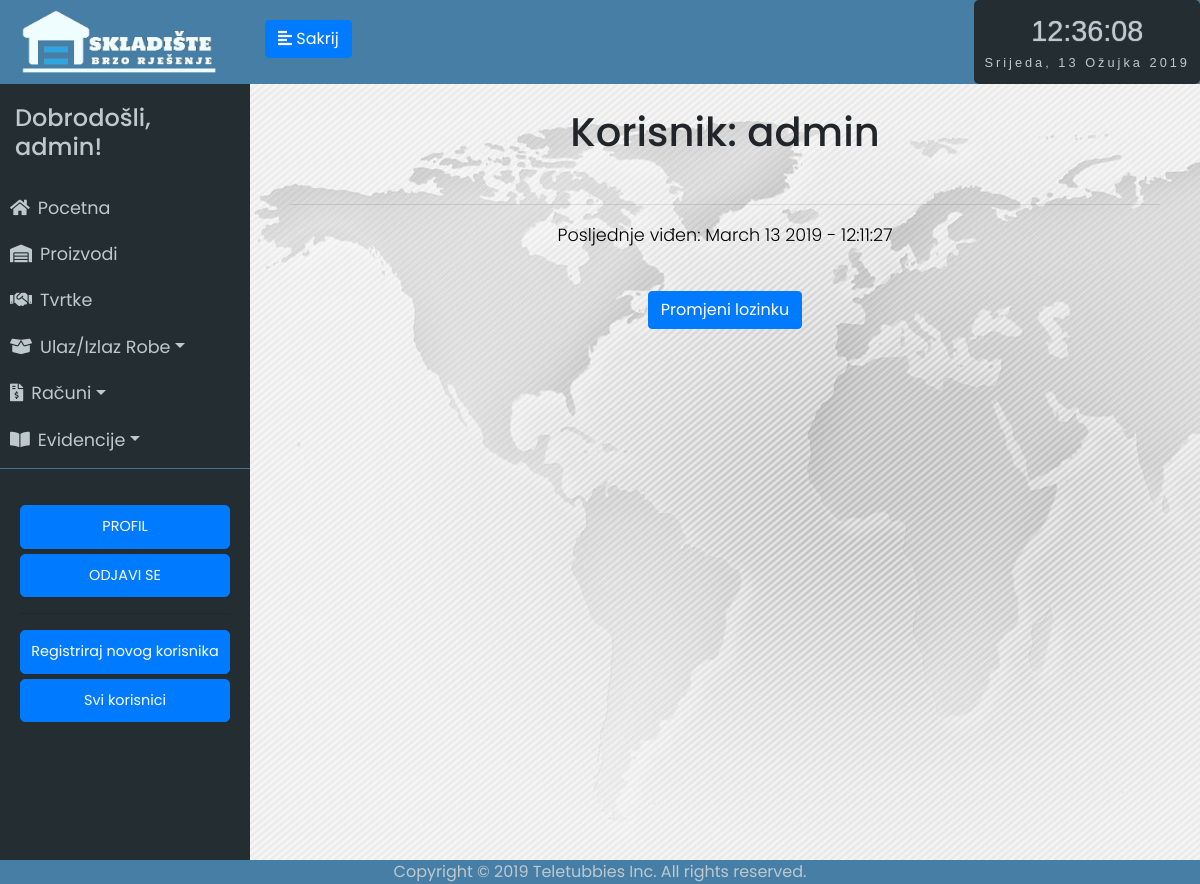
The page /user/admin (signed in) on the database as committed earlier.
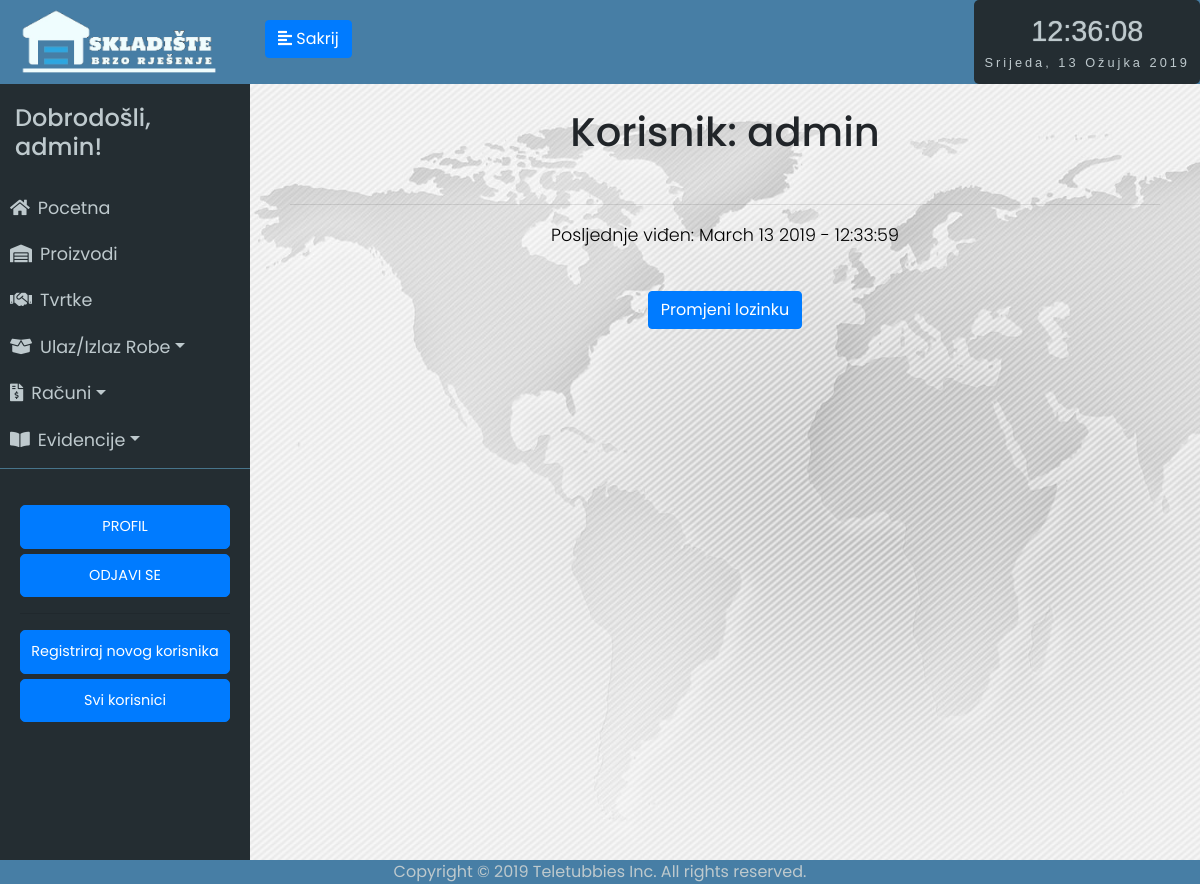
The same page on the database as committed later.
### app/models.py (models this page shows, shortened)
class User(UserMixin, db.Model):
	id = db.Column(db.Integer, primary_key=True)
	username = db.Column(db.String(64), index=True, unique=True)
	email = db.Column(db.String(120), index=True, unique=True)
	password_hash = db.Column(db.String(128))
	last_seen = db.Column(db.DateTime, default=datetime.utcnow)
	rank = db.Column(db.String(32))
	status = db.Column(db.String(32))
	evidencija = db.relationship('Evidencija', backref='user', lazy='dynamic')
	receipt = db.relationship('Receipt', backref='stornoUser', lazy='dynamic')

### app/routes.py (the view, shortened to what this page needs)
@app.route('/user/<username>', methods=['GET', 'POST'])
@login_required
def user(username):
	form = Deactivate()
	form2= SetRank()
	user = User.query.filter_by(username=username).first_or_404()
	if form2.submit2.data:
		if form2.validate_on_submit():
			user.rank=form2.rank.data
			db.session.add(user)
			db.session.commit()
	return render_template('user.html', user=user, form=form, form2=form2)

### app/models.py (called while the page is built)
@login.user_loader
def load_user(id):
	return User.query.get(int(id))

### app/routes.py (called while the page is built)
@app.before_request
def before_request():
	if current_user.is_authenticated:
		current_user.last_seen = datetime.utcnow()
		db.session.commit()

### app/templates/user.html (shortened to what this page needs)
{% extends "base.html" %}
{% block content %}
<div class="stanje-s">
    <h1>Korisnik: {{ user.username }}</h1><br>
    <hr>
    {% if user.last_seen %}<p>Posljednje viđen: {{ user.last_seen.strftime('%B %d %Y - %H:%M:%S') }}</p>{% endif %}<br>
    {%  if current_user.rank == "admin"%}
   		<button class="btn btn-primary" onclick="window.open('{{ url_for('edit_password', username=user.username) }}')">Promjeni lozinku</button>
    {% endif%}
</div>
{% endblock %}

### app/templates/base.html (shortened to what this page needs)
<html>
<head>
	<link rel="stylesheet" href="https://stackpath.bootstrapcdn.com/bootstrap/4.2.1/css/bootstrap.min.css" integrisha384-GJzZqFGwb1QTTN6wy59ffF1BuGJpLSa9DkKMp0DgiMDm4iYMj70gZWKYbI706tWS">
	<link href="../static/style.css" type="text/css" rel="stylesheet">
	<link rel="stylesheet" href="https://use.fontawesome.com/releases/v5.7.1/css/all.css">
</head>
<body onload="startTime()">
	<div class="wrapper">
	<nav id="sidebar">
		<div class="sidebar-header ">
			<img src="../static/logo5.png" style="width: 200px; height: auto;">
		</div>
		<ul class="list-unstyled components" id="navigation">
			<h4>Dobrodošli, {{ current_user.username }}!</h4>
			<li class="{% block index %}{% endblock %}">
				<a href="{{ url_for('index') }}"><i class="fas fa-home mr-2"></i>Pocetna</a>
			</li>
			<li class="{% block stanje_skladista %}{% endblock %}">
				<a href="{{ url_for('stanje_skladista1') }}"><i class="fas fa-warehouse mr-2"></i>Proizvodi</a>
			</li>
			<li class="{% block dobavljaci %}{% endblock %}">
				<a href="{{ url_for('tvrtke1') }}"><i class="fas fa-handshake mr-2"></i>Tvrtke</a>
			</li>
			<li class="{% block ulaz_izlaz %}{% endblock %}">
				<a href="#pageSubmenu2" data-toggle="collapse" aria-expanded="false" class="dropdown-toggle"><i class="fas fa-box-open mr-2"></i>Ulaz/Izlaz Robe</a>
			</li>
			<li class="{% block racuni %}{% endblock %}">
				<a href="#pageSubmenu3" data-toggle="collapse" aria-expanded="false" class="dropdown-toggle"><i class="fas fa-file-invoice-dollar mr-2"></i>Računi</a>
			</li>
			<li class="{% block evidencije %}{% endblock %}">
				<a href="#pageSubmenu" data-toggle="collapse" aria-expanded="false" class="dropdown-toggle"><i class="fas fa-book-open mr-2"></i>Evidencije</a>
			</li>
		</ul>
		<ul class="list-unstyled CTAs">
                <li>
                    <a href="{{ url_for('user', username=current_user.username) }}" class="btn btn-primary hover-plava">PROFIL</a>
                </li>
                <li>
                    <a href="{{ url_for('logout') }}" class="btn btn-primary hover-plava">ODJAVI SE</a>
                </li>
                {%  if current_user.rank == "admin"%}
                <hr>
                    <li>
                        <a href="{{ url_for('register') }}" class="btn btn-primary hover-plava">Registriraj novog korisnika</a>
                    </li>
                    <li>
                        <a href="{{ url_for('svi_korisnici1') }}" class="btn btn-primary hover-plava">Svi korisnici</a>
                    </li>
                {% endif %}
            </ul>
	</nav>
		<div class="tijelo">
	        <div class="plava-pozadina">
	        	<div class="d-flex bd-highlight">
	  				<div class="bd-highlight">
		            	<button type="button" id="sidebarCollapse" class="btn btn-primary">
			                <i class="fas fa-align-left"></i>
			                <span class="sakrij-tipku"></span>
		            	</button>
		            </div>
	  				<div class="ml-auto bd-highlight">
	  					<div id="clockdate">
		  					<div class="clockdate-wrapper">
		    					<div id="clock"></div>
		    					<div id="date"></div>
		  					</div>
						</div>
					</div>
				</div>
	    	</div>
			<div class="plavo">
			{% block content %}
			{% endblock %}
			</div>
		</div>
<footer>Copyright © 2019 Teletubbies Inc. All rights reserved.</footer>
</body>
</html>

### app/static/style.css (style rules this page uses)
body { font-family: 'Poppins', sans-serif; background: #fafafa; }
p { font-family: 'Poppins', sans-serif; font-size: 1.1em; font-weight: 300; line-height: 1.7em; color: black; }
h4 { padding: 15px; }
.wrapper { display: flex; width: 100%; align-items: stretch; }
a, a:hover, a:focus { color: inherit; text-decoration: none; transition: all 0.3s; }
#sidebar { min-width: 250px; max-width: 250px; min-height: 100vh; background: #242d32; color: #bec9cd; transition: all 0.3s; }
#sidebarCollapse { margin-top: 20px; margin-left: 15px; }
#sidebar .sidebar-header { padding: 7.5px 20px; background: #477ea5; color: #f0fdfe; }
#sidebar ul.components { padding: 5px 0; border-bottom: 1px solid #47748b; }
#sidebar ul li a { padding: 10px; font-size: 1.1em; display: block; }
ul.CTAs { padding: 20px; }
ul.CTAs a { text-align: center; font-size: 0.9em !important; display: block; border-radius: 5px; margin-bottom: 5px; }
.tijelo { display: inline-block; width: 100%; }
.plavo { display: inline-block; width: 100%; text-align: center; }
.plava-pozadina { background-color: #477ea5; display: inline-block; width: 100%; height: 84px; }
.stanje-s { padding-top: 3vh; padding-left: 5vh; padding-right: 5vh; background-image: url('map.jpg'); height: 100vh; }
.sakrij-tipku:before { content: 'Sakrij'; }
.clockdate-wrapper { background-color: #242d32; padding:10px; max-width:350px; width:100%; text-align:center; border-radius:5px; margin:0 auto; height: 84px; }
#clock { background-color:#242d32; font-family: sans-serif; font-size:1.8rem; text-shadow:0px 0px 1px #bec9cd; color:#bec9cd; }
#date { letter-spacing:3px; font-size:0.8rem; font-family:arial,sans-serif; color:#bec9cd; }
footer { position: fixed; left: 0; bottom: 0; width: 100%; background-color: #477ea5; color: #bec9cd; text-align: center; }
:root { --mainColor: #007bff; }

Rows that differ between the two databases and show on the page:
changed User "admin": last_seen "March 13 2019 - 12:11:27" → "March 13 2019 - 12:33:59"
